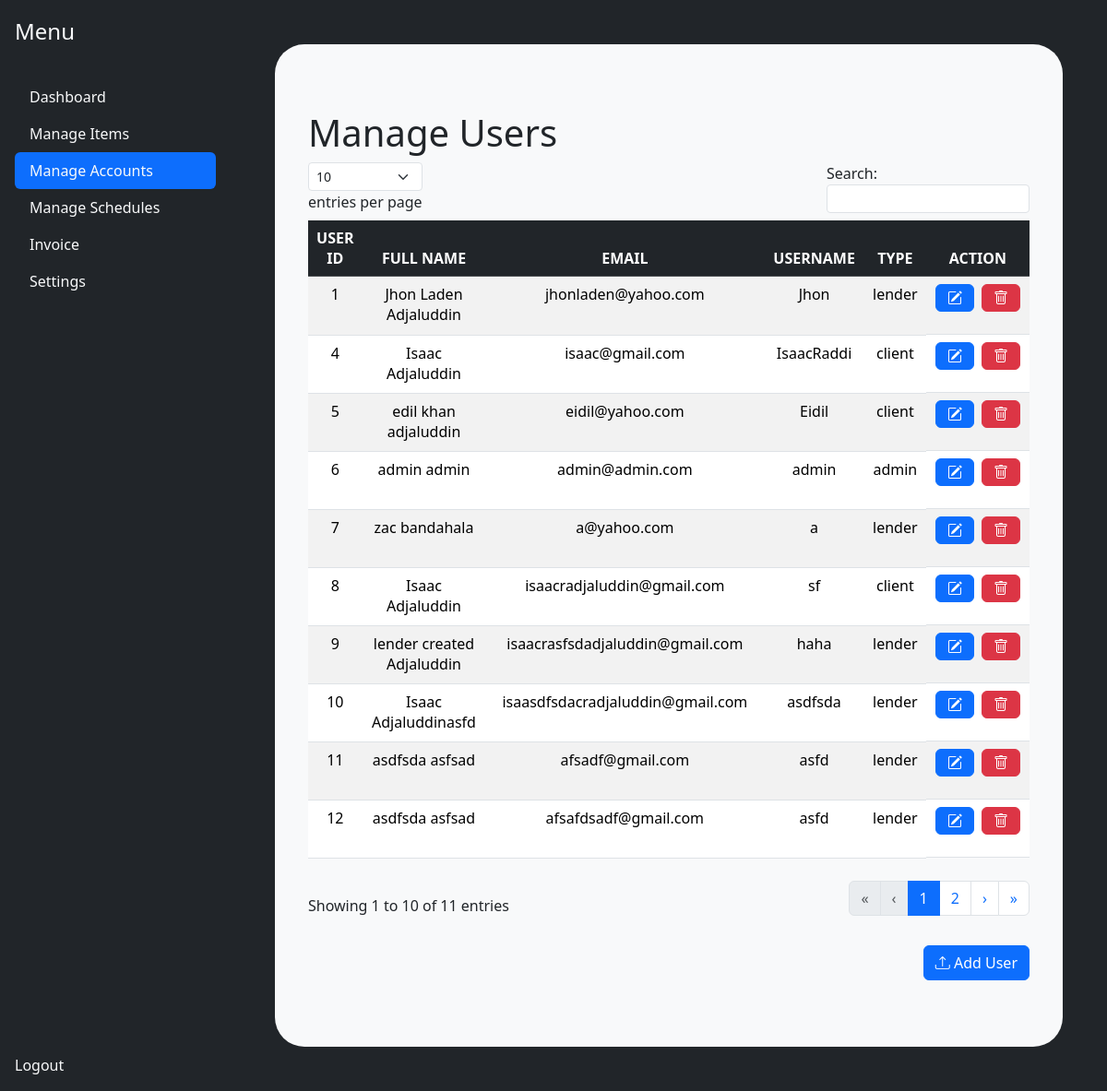
Before: /frontend/admin/manage_accounts.php (signed in) with the older database file.
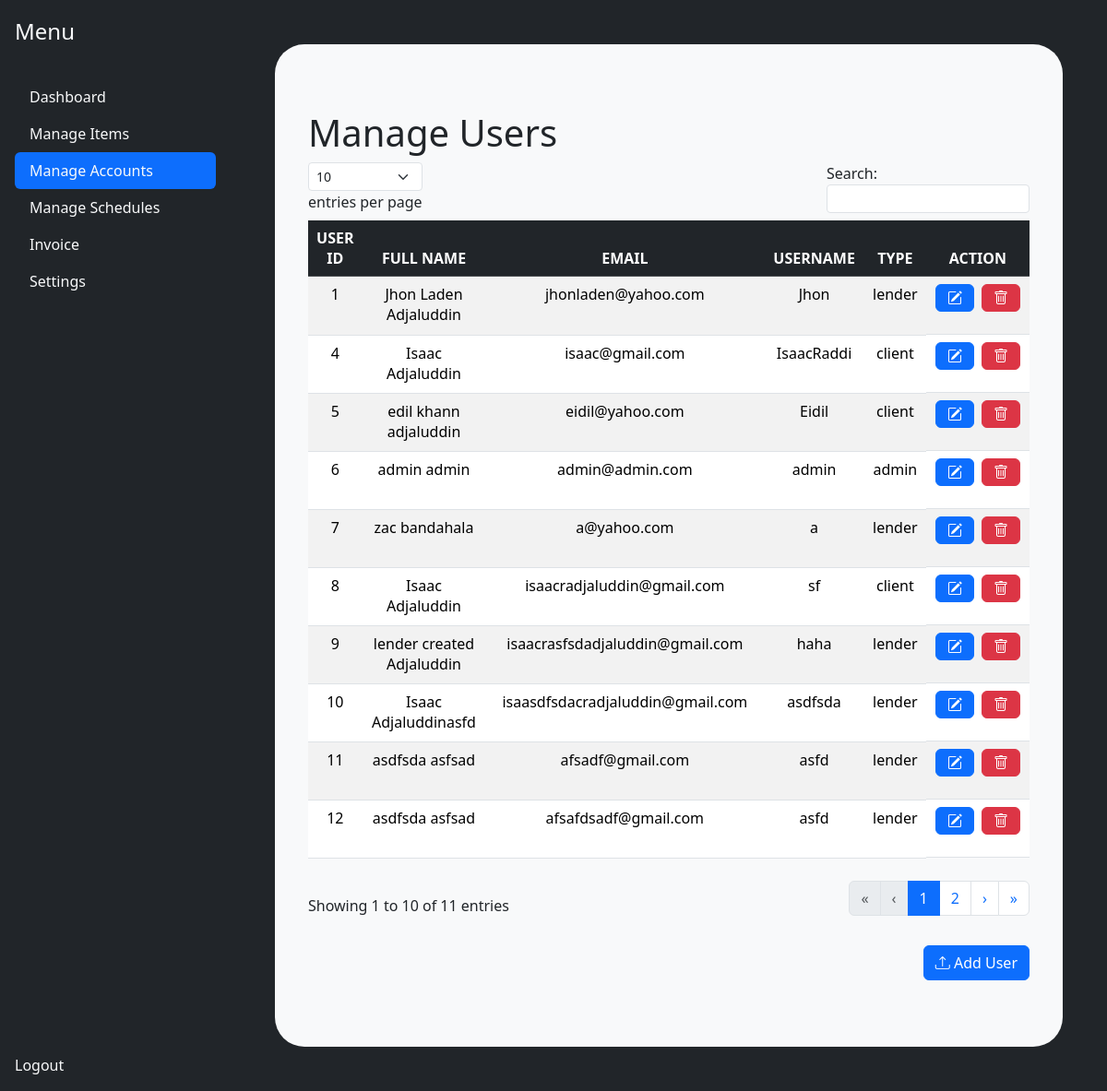
After: the same page with the newer database file.
### tables this page shows
CREATE TABLE `user` (
  `user_id` int(11) NOT NULL,
  `first_name` varchar(255) DEFAULT NULL,
  `middle_name` varchar(255) DEFAULT NULL,
  `last_name` varchar(255) DEFAULT NULL,
  `email` varchar(255) DEFAULT NULL,
  `username` varchar(255) DEFAULT NULL,
  `password` varchar(255) DEFAULT NULL,
  `type` enum('admin','lender','client') DEFAULT 'client',
  `successful_lends` int(11) DEFAULT 0,
  `is_active` tinyint(1) DEFAULT NULL
);

### frontend/variables.php (called while the page is built, shortened)
<?php
    $dashboard = '';
    $items = '';
    $invoice = '';
    $settings = '';
?>

### backend/classes/users.class.php (called while the page is built, shortened)
<?php
require_once 'database.php';
class Users{
    protected $db ;
    function __construct(){
        $this->db = new Database();
    }
    function show(){
        $sql = "SELECT * FROM user ; ";
        $query =  $this->db->connect()->prepare($sql);
        if($query->execute()){
            $data = $query->fetchAll();
        }
        return $data;
    }
}
?>

### backend/classes/database.php (called while the page is built)
<?php
class Database{
    private $host = 'localhost';
    private $username = 'root';
    private $password = '';
    private $database = 'rental_management_system';
    protected $connection;
    function connect(){
        try
			{
				$this->connection = new PDO("mysql:host=$this->host;dbname=$this->database",
											$this->username, $this->password);
			}
			catch (PDOException $e)
			{
				echo "Connection error " . $e->getMessage();
			}
        return $this->connection;
    }
}
?>

### frontend/includes/manage_users.php (the view, shortened to what this page needs)
<section class = "container my-5 table-responsive">
            <h1> Manage Users </h1>
            <table class=" table table-striped" id = "example">
            <thead class="table-dark">
                <tr>
                    <th class = "text-center text-uppercase">User ID</th>
                    <th class = "text-center  text-uppercase">Full Name</th>
                    <th class = "text-center text-uppercase">Email</th>
                    <th class = "text-center text-uppercase">Username</th>
                    <th class = "text-center text-uppercase">type</th>
                    <th class = "text-center text-uppercase">ACTION</th>
                </tr>
            </thead>
            <tbody>
                <?php
                    require_once '../../backend/classes/users.class.php';
                    $users = new Users();
                    $results = $users->show();
                    if (!empty($results)) {
                        foreach ($results as $value) {
                ?>
                <tr class = "text-center">
                    <td><?php echo htmlspecialchars($value['user_id']); ?></td>
                    <td><?php echo htmlspecialchars($value['first_name'] . ' ' . $value['last_name']); ?></td>
                    <td><?php echo htmlspecialchars($value['email']); ?></td>
                    <td><?php echo htmlspecialchars($value['username']); ?></td>
                    <td><?php echo htmlspecialchars($value['type']); ?></td>
                    <td class="text-center d-flex justify-content-center gap-2">
                        <form action="../admin/edit_user.php" method="POST" id = "deleteForm">
                            <button class="btn btn-primary  edit-item-btn" >
                                <i class="bi bi-pencil-square"></i>
                            </button>
                        </form>
                        <form action="../../backend/tools/deleteuser_tool.php" method="POST" id = "deleteForm">
                            <button type="submit" class="btn btn-danger delete-item-btn" name="user_id" value="<?php echo $value['user_id']; ?>">
                                <i class="bi bi-trash"></i>
                            </button>
                        </form>
                    </td>
                </tr>
                <?php
                    }
                } ?>
            </tbody>
        </table>
        <div class = "d-flex justify-content-end mt-3">
            <button type="button" class="btn btn-primary" data-bs-toggle="modal" data-bs-target="#registerModal">
            <i class="bi bi-upload"></i> Add User
            </button>
        </div>
        </section>

### frontend/includes/adminhead.php (shortened to what this page needs)
    <link rel="stylesheet" href="../node_modules/bootstrap/dist/css/bootstrap.min.css">
    <link href="https://cdn.jsdelivr.net/npm/bootstrap@5.3.3/dist/css/bootstrap.min.css" rel="stylesheet">
    <link rel="stylesheet" href="https://cdn.jsdelivr.net/npm/bootstrap-icons@1.8.1/font/bootstrap-icons.css">
</head>
    <body class = "bg-dark" >
        <?php
            require_once '../variables.php';
        ?>

### frontend/admin/manage_accounts.php (shortened to what this page needs)
<?php
    include_once('../includes/adminhead.php');
    $accounts = "active";
?>
    <div class = "d-flex h-100">
        <?php include_once('../includes/sidebar.php'); ?>
        <?php include_once('manage_accounts_main.php'); ?>
        <?php
            include_once('../includes/footer.php');
        ?>

### frontend/includes/sidebar.php
<div class="d-flex h-100 ">
    <div class="d-flex flex-column flex-shrink-0 p-3 bg-dark h-100" style="width: 250px;">
      <a href="/" class="d-flex align-items-center mb-3 mb-md-0 me-md-auto text-dark text-decoration-none">
        <span class="fs-4 text-light">Menu</span>
      </a>
      <hr>
      <ul class="nav nav-pills flex-column mb-auto">
        <li class="nav-item">
          <a href="../admin/dashboard.php" class="nav-link <?php echo $dashboard ?> text-light" aria-current="page">
            Dashboard
          </a>
        </li>
        <li>
          <a href="../admin/manage.php" class="<?php echo $items ?> nav-link text-light hover-bg">
            Manage Items
          </a>
        </li>
        <li>
          <a href="../admin/manage_accounts.php" class="<?php echo $accounts ?> nav-link text-light">
            Manage Accounts
          </a>
        </li>
        <li>
          <a href="../admin/manage_schedules.php" class="<?php echo $schedules; ?> nav-link text-light">
            Manage Schedules
          </a>
        </li>
        <li>
          <a href="../admin/invoice.php" class="<?php echo $invoice ?> nav-link text-light">
            Invoice
          </a>
        </li>
        <li>
          <a href="../admin/settings.php" class="<?php echo $settings ?> nav-link text-light">
            Settings
          </a>
        </li>
      </ul>
      <hr>
      <div>
        <a href="../../backend/tools/logout_tool.php" class="nav-link text-light">
          Logout
        </a>
      </div>
    </div>
</div>

### frontend/admin/manage_accounts_main.php (shortened to what this page needs)
<div class = "w-100 bg-light m-5 p-4 rounded-5 overflow-y-scroll">
    <?php
        include('../includes/manage_users.php');
    ?>
        </div>
        <?php
            require '../includes/footer.php'
        ?>

### frontend/includes/footer.php
</body>
</html>

Changed rows visible on the page:
changed user "eidil@yahoo.com": first_name+last_name "edil khan adjaluddin" → "edil khann adjaluddin"
